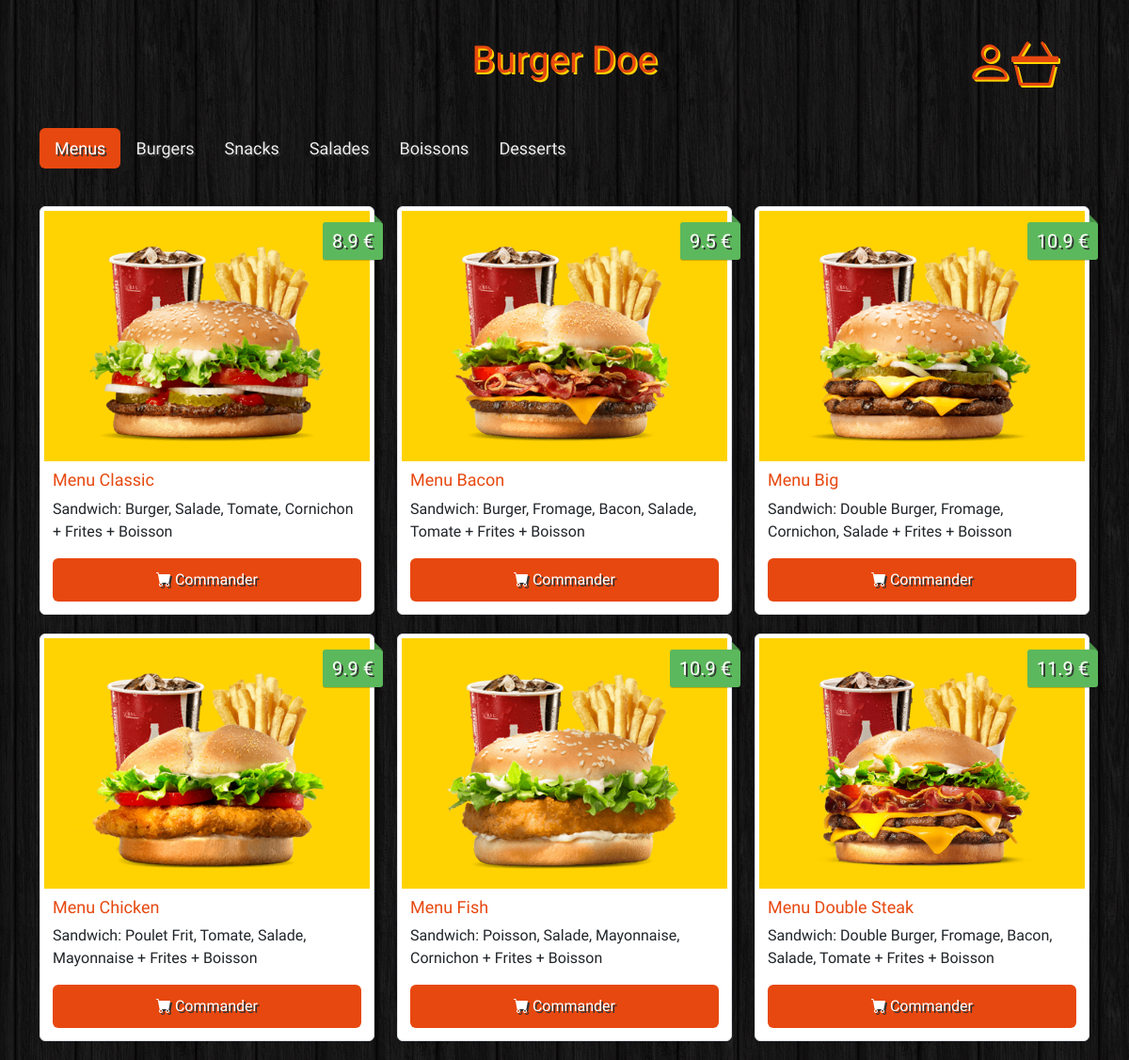
The page / on the database its author committed.
### tables this page shows
CREATE TABLE IF NOT EXISTS `categories` (
  `id` int(11) NOT NULL AUTO_INCREMENT,
  `name` varchar(100) NOT NULL,
  PRIMARY KEY (`id`)
);

CREATE TABLE IF NOT EXISTS `items` (
  `id` int(11) NOT NULL AUTO_INCREMENT,
  `name` varchar(100) NOT NULL,
  `description` varchar(255) NOT NULL,
  `price` float NOT NULL,
  `image` varchar(255) NOT NULL,
  `category` int(11) NOT NULL,
  PRIMARY KEY (`id`),
  KEY `category` (`category`)
);

### index.php (the view, shortened to what this page needs)
<?php
$db = Database::connect();
$categories = $db->query('SELECT * FROM categories')->fetchAll(PDO::FETCH_ASSOC);
?>
<!DOCTYPE html>
<html>
<head>
    <link href="	https://cdn.jsdelivr.net/npm/bootstrap@5.3.0-alpha3/dist/css/bootstrap.min.css" rel="stylesheet">
    <link rel="stylesheet" href="https://cdn.jsdelivr.net/npm/bootstrap-icons@1.5.0/font/bootstrap-icons.css">
    <link rel="stylesheet" href="styles.css">
</head>
<body>
    <div class="container site">
        <div style="text-align:center; display:flex; justify-content:center; align-items:center" class="text-logo">
            <h1>Burger Doe</h1>
            <a href="panier.php" class="bi bi-basket3 cart-icon"> </a>
            <a   class="bi mx-5 bi-person cart-icon" href="inscription.php"></a>
        </div>
        <nav>
            <ul class="nav nav-pills" role="tablist">
                <?php foreach ($categories as $cat) { ?>
                    <li class="nav-item" role="presentation">
                        <a class="nav-link <?= htmlspecialchars($cat['id']) == 1 ? 'active' : '' ?>" data-bs-toggle="pill" data-bs-target="<?= '#tab' . htmlspecialchars($cat['id']); ?>" role="tab">
                            <?= htmlspecialchars($cat['name']); ?>
                        </a>
                    </li>
                <?php } ?>
            </ul>
        </nav>
        <div class="tab-content">
            <?php foreach ($categories as $cat) { ?>
                <div class="tab-pane <?= htmlspecialchars($cat['id']) == 1 ? 'active' : '' ?>" id="<?= 'tab' . htmlspecialchars($cat['id']); ?>" role="tabpanel">
                    <div class="row">
                        <?php
                        $query = 'SELECT * FROM items WHERE category = ?';
                        $stmt = $db->prepare($query);
                        $stmt->execute([$cat['id']]);
                        $products = $stmt->fetchAll(PDO::FETCH_ASSOC);
                        foreach ($products as $product) { ?>
                            <div class="col-md-6 col-lg-4">
                                <div class="img-thumbnail">
                                    <img src="images/<?= $product['image'] ?>" class="img-fluid" alt="<?= htmlspecialchars($product['name']); ?>">
                                    <div class="price"><?= filter_var($product['price'], FILTER_VALIDATE_FLOAT) . " €" ?></div>
                                    <div class="caption">
                                        <h4><?= htmlspecialchars($product['name']); ?></h4>
                                        <p><?= htmlspecialchars($product['description']); ?></p>
                                        <a href="addPanierREQ.php?id=<?= htmlspecialchars($product['id']); ?>"  class="btn btn-order" role="button"><span class="bi-cart-fill"></span> Commander</a>
                                    </div>
                                </div>
                            </div>
                        <?php } ?>
                    </div>
                </div>
            <?php } ?>
        </div>
</body>
</html>

### styles.css (style rules this page uses)
body { background: url(images/bg.png); }
.site { font-family: 'Holtwood One SC', sans-serif; }
.text-logo { font-family: 'Holtwood One SC', sans-serif; color: #e7480f; text-shadow: 2px 2px #ffd301; font-size: 50px; padding: 40px 0px; text-align: center; }
.nav { margin-bottom: 40px; }
.nav-link { color: #eee; font-size: 18px; text-shadow: 2px 2px #333; cursor: pointer; }
.nav-link.active { background-color: #e7480f !important; }
.img-thumbnail { position: relative; margin-bottom: 20px; }
.img-thumbnail img { background: #ffd301; width: 100%; }
.img-thumbnail .price { background: #5cb85c; box-shadow: 0 1px rgba(0,0,0,0.2); -moz-box-shadow: 0 1px rgba(0,0,0,0.2); -webkit-box-shadow: 0 1px rgba(0,0,0,0.2); color: #fff; text-shadow: 2px 2px #333; position: absolute; right: -10px; top: 16px; padding: 5px 10px; font-size: 20px; border-radius: 3px; }
.img-thumbnail .price:before { content: ""; border: 4px solid transparent; border-bottom: 4px solid #4a934a; border-left: 4px solid #4a934a; position: absolute; right: 1px; top: -8px; }
.img-thumbnail .caption { padding: 9px; }
.img-thumbnail .caption h4 { color: #e7480f; font-size: 18px; }
.img-thumbnail .btn-order { width: 100%; padding: 10px; font-size: 16px; color: #fff; background-color: #e7480f; text-shadow: 2px 2px #333; }
.cart-icon { position:absolute; right:75px; text-decoration:none; color: unset; }
.nav-item .active { background-color: #e7480f !important; }

### rows shown on the page
categories: name "Menus"
categories: name "Burgers"
categories: name "Snacks"
categories: name "Salades"
categories: name "Boissons"
categories: name "Desserts"
items: image (picture), price "8.9", name "Menu Classic", description "Sandwich: Burger, Salade, Tomate, Cornichon + Frites + Boisson"
items: image (picture), price "9.5", name "Menu Bacon", description "Sandwich: Burger, Fromage, Bacon, Salade, Tomate + Frites + Boisson"
items: image (picture), price "10.9", name "Menu Big", description "Sandwich: Double Burger, Fromage, Cornichon, Salade + Frites + Boisson"
items: image (picture), price "9.9", name "Menu Chicken", description "Sandwich: Poulet Frit, Tomate, Salade, Mayonnaise + Frites + Boisson"
items: image (picture), price "10.9", name "Menu Fish", description "Sandwich: Poisson, Salade, Mayonnaise, Cornichon + Frites + Boisson"
items: image (picture), price "11.9", name "Menu Double Steak", description "Sandwich: Double Burger, Fromage, Bacon, Salade, Tomate + Frites + Boisson"
